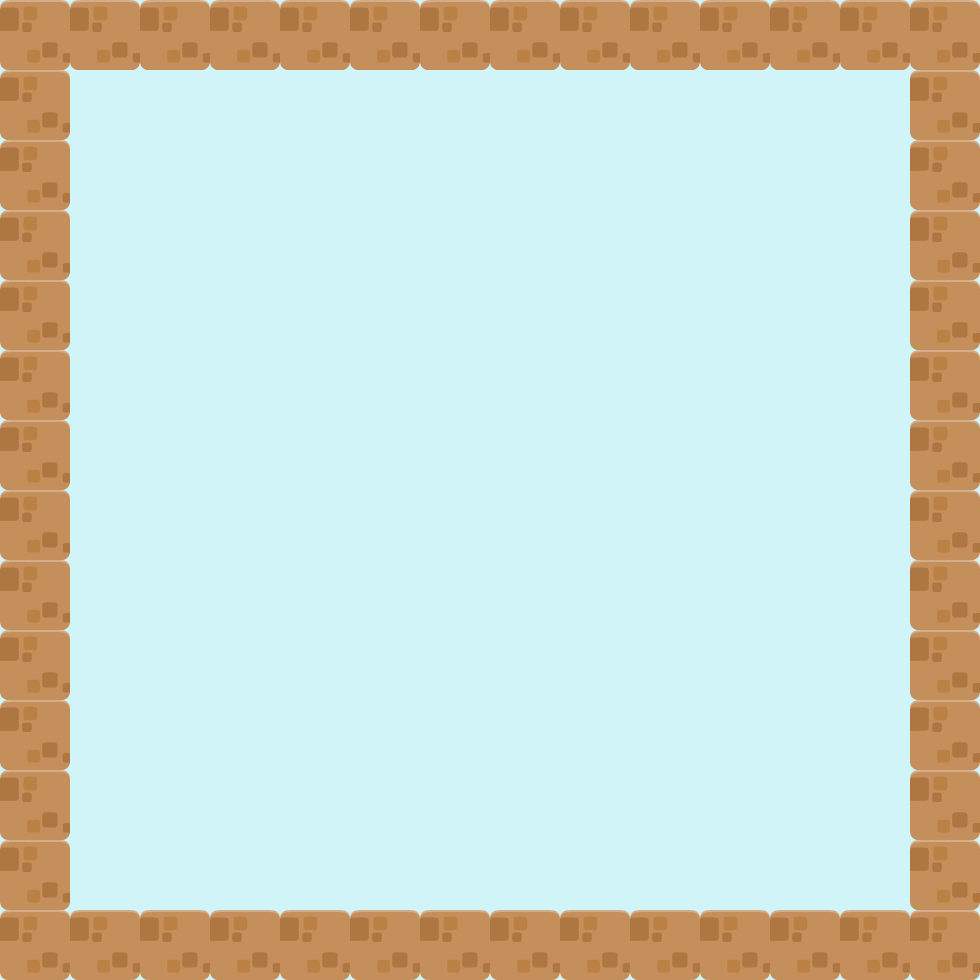

A 2D game scene composited from a Tiled map and its tileset images. What follows is a short description and the map's XML, with each tile layer's data collapsed to a summary:
An orthogonal 14x14 tile map with 70x70 px tiles, 4 tile layers (BackgroundLayer, DecorationLayer, CollisionLayer, FruitLayer), 4 tilesets.

<map version="1.0" orientation="orthogonal" renderorder="left-up" width="14" height="14" tilewidth="70" tileheight="70" nextobjectid="19">
 <tileset firstgid="1" name="tiles_spritesheet" tilewidth="70" tileheight="70" spacing="2">
  <image source="CutePack/Base pack/Tiles/tiles_spritesheet.png" trans="ff00ff" width="914" height="936" />
  <tile id="44">
   <properties>
    <property name="suelo" value="true" />
   </properties>
  </tile>
  <tile id="56">
   <properties>
    <property name="suelo" value="true" />
   </properties>
  </tile>
  <tile id="68">
   <properties>
    <property name="suelo" value="true" />
   </properties>
  </tile>
  <tile id="80">
   <properties>
    <property name="suelo" value="true" />
   </properties>
  </tile>
  <tile id="91">
   <properties>
    <property name="suelo" value="true" />
   </properties>
  </tile>
  <tile id="97">
   <properties>
    <property name="fruitType" value="apple" />
   </properties>
  </tile>
  <tile id="103">
   <properties>
    <property name="suelo" value="true" />
   </properties>
  </tile>
  <tile id="115">
   <properties>
    <property name="suelo" value="true" />
   </properties>
  </tile>
  <tile id="132">
   <properties>
    <property name="desplazable" value="true" />
    <property name="suelo" value="true" />
   </properties>
  </tile>
 </tileset>
 <tileset firstgid="157" name="fondo" tilewidth="70" tileheight="70" spacing="2">
  <image source="CutePack/Base pack/bg.png" trans="ff00ff" width="256" height="256" />
 </tileset>
 <tileset firstgid="166" name="transparent" tilewidth="70" tileheight="70">
  <image source="CutePack/transparent.png" width="70" height="70" />
  <tile id="0">
   <properties>
    <property name="tileType" value="air" />
   </properties>
  </tile>
 </tileset>
 <tileset firstgid="167" name="Frutas-01" tilewidth="70" tileheight="70">
  <image source="CutePack/Frutas/Frutas-01.png" width="140" height="140" />
  <tile id="0">
   <properties>
    <property name="tileType" value="manzana" />
   </properties>
  </tile>
  <tile id="1">
   <properties>
    <property name="tileType" value="uva" />
   </properties>
  </tile>
  <tile id="2">
   <properties>
    <property name="tileType" value="sandia" />
   </properties>
  </tile>
  <tile id="3">
   <properties>
    <property name="tileType" value="pera" />
   </properties>
  </tile>
 </tileset>
 <layer name="BackgroundLayer" width="14" height="14">
  <data>[196 cells, 196 non-empty, 1 distinct tile ids]</data>
 </layer>
 <layer name="DecorationLayer" width="14" height="14">
  <data>[196 cells, 0 non-empty, 0 distinct tile ids]</data>
 </layer>
 <layer name="CollisionLayer" width="14" height="14">
  <data>[196 cells, 52 non-empty, 1 distinct tile ids]</data>
 </layer>
 <layer name="FruitLayer" width="14" height="14">
  <data>[196 cells, 0 non-empty, 0 distinct tile ids]</data>
 </layer>
</map>
